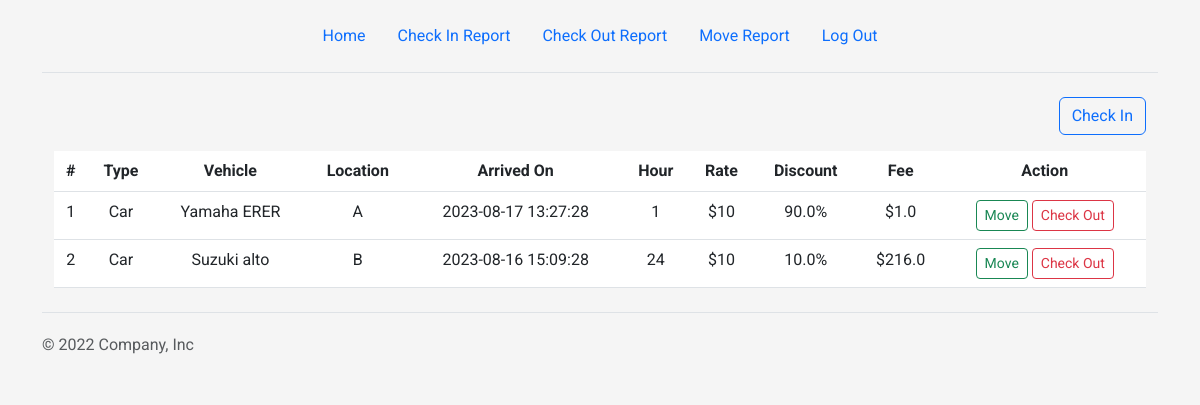
Page / (signed in) on the earlier database version.
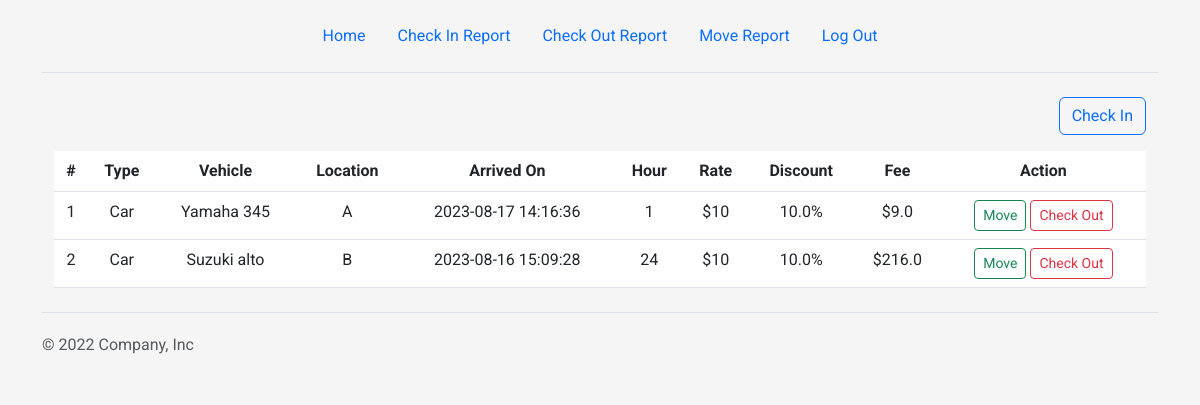
Same page on the later database version.
### app.py (models this page shows)
class CheckIn(db.Model):
    id = db.Column(db.Integer, primary_key=True, autoincrement=True)
    type = db.Column(db.Integer, db.ForeignKey('vehicle_type.id'), nullable=False)
    number = db.Column(db.String, nullable=False)
    creationTime = db.Column(db.DateTime, server_default=db.func.current_timestamp())
    discount = db.Column(db.Integer, db.ForeignKey('discount_card.id'), nullable=False)
    brand = db.Column(db.Integer, db.ForeignKey('brand.id'), nullable=False)

class VehicleType(db.Model):
    id = db.Column(db.Integer, primary_key=True, autoincrement=True)
    type = db.Column(db.String, nullable=False)
    rate = db.Column(db.Integer, nullable= False)

class Brand(db.Model):
    id = db.Column(db.Integer, primary_key=True, autoincrement=True)
    name = db.Column(db.String, nullable=False)
    sorting = db.Column(db.Integer, default=0)

class DiscountCard(db.Model):
    id = db.Column(db.Integer, primary_key=True, autoincrement=True)
    customer = db.Column(db.String, nullable=False)
    percentage = db.Column(db.REAL, nullable=False)

### app.py (the view)
@app.route('/', methods = ['GET'])
@login_required
def get():
    if request.method == "GET":
        checkout_alias = aliased(CheckOut)
        query = db.session.query(
        CheckIn.id,
        CheckIn.number,
        VehicleType.type,
        VehicleType.rate,
        Brand.name.label('brand'),
        Location.name,
        CheckIn.creationTime,
        DiscountCard.customer,
        DiscountCard.percentage
    ).join(
        VehicleType,
        VehicleType.id == CheckIn.type,
        isouter= True
    ).join(
        Brand,
        Brand.id == CheckIn.brand,
        isouter=True
    ).join(
        Move,
        Move.checkInId == CheckIn.id,
        isouter=True
    ).join(
        Location,
        Location.id == Move.toLocationId,
        isouter= True
    ).join(
        checkout_alias,
        checkout_alias.checkInId == CheckIn.id,
        isouter= True
    ).join(
        DiscountCard,
        DiscountCard.id == CheckIn.discount,
        isouter= True
    ).filter(checkout_alias.id.is_(None))
    query = query.filter(Move.isUsed == 1)
    query = query.order_by(CheckIn.creationTime.desc()).all()
    current_time = datetime.utcnow()
    summaryQuery = []
    for row in query:
        row_dict = {
            'id':row.id,
            'number': row.number,
            'type': row.type,
            'brand': row.brand,
            'location': row.name,
            'creationTime': row.creationTime,
            'customer': row.customer,
            'percentage': row.percentage,
            'rate': row.rate
        }
        hours_since_creation = (current_time - row.creationTime).total_seconds() / 3600
        row_dict['hour'] = 1 if 0 < hours_since_creation < 1 else int(hours_since_creation)
        totalFee = row.rate * row_dict['hour']
        row_dict['fee'] = round(totalFee * (1 - row.percentage/100),2)
        summaryQuery.append(row_dict)
    return render_template('index.html', summaryQuery = summaryQuery)

### helpers.py (called while the page is built)
def login_required(f):
    @wraps(f)
    def decorated_function(*args, **kwargs):
        if session.get("user_id") is None:
            return redirect("/login")
        return f(*args, **kwargs)
    return decorated_function

### templates/index.html (shortened to what this page needs)
{% extends "layout.html" %}
{% block main %}
<div class="row">
  <div class="col-12 d-flex justify-content-end mb-3">
    <button type="button" class="btn btn-outline-primary" id="btnCheckIn" data-api-route="/checkInDatas">
      Check In
    </button>
  </div>
</div>
<table class="table table-hover">
  <thead>
    <tr>
      <th scope="col">#</th>
      <th scope="col">Type</th>
      <th scope="col">Vehicle</th>
      <th scope="col">Location</th>
      <th scope="col">Arrived On</th>
      <th scope="col">Hour</th>
      <th scope="col">Rate</th>
      <th scope="col">Discount</th>
      <th scope="col">Fee</th>
      <th scope="col">Action</th>
    </tr>
  </thead>
  <tbody>
    {% for s in summaryQuery %}
    <tr>
      <td>{{loop.index}}</td>
      <td>{{s.type}}</td>
      <td>{{s.brand}} {{s.number}}</td>
      <td>{{s.location}}</td>
      <td>{{s.creationTime}}</td>
      <td>{{s.hour}}</td>
      <td>${{s.rate}}</td>
      <td>{{s.percentage | string}}%</td>
      <td>${{s.fee}}</td>
      <td>
        <button id="btnMove" data-api-route="/checkInDatas" type="button" class="btn btn-outline-success btn-sm btnMove" data-id="{{s.id}}"
          data-location={{s.location}}  data-vehicle="{{s.brand}}-{{s.number}}" >Move</button>
        <button id="btnCheckOut" type="button" class="btn btn-outline-danger btn-sm btnCheckOut" data-id="{{s.id}}"
          data-vehicle="{{s.brand}}-{{s.number}}"  data-location = "{{s.location}}" data-fee="{{s.fee}}">Check Out</button>
      </td>
    </tr>
    {% endfor %}
  </tbody>
</table>
{% endblock %}

Differences in the rows shown:
no longer on this page (row unchanged): CheckIn: type "Car", brand "Yamaha", number "ERER", location "A", creationTime "2023-08-17 13:27:28", hour "1", rate "10", percentage "90.0", fee "1.0"
added CheckIn: type "Car", brand "Yamaha", number "345", location "A", creationTime "2023-08-17 14:16:36", hour "1", rate "10", percentage "10.0", fee "9.0"
